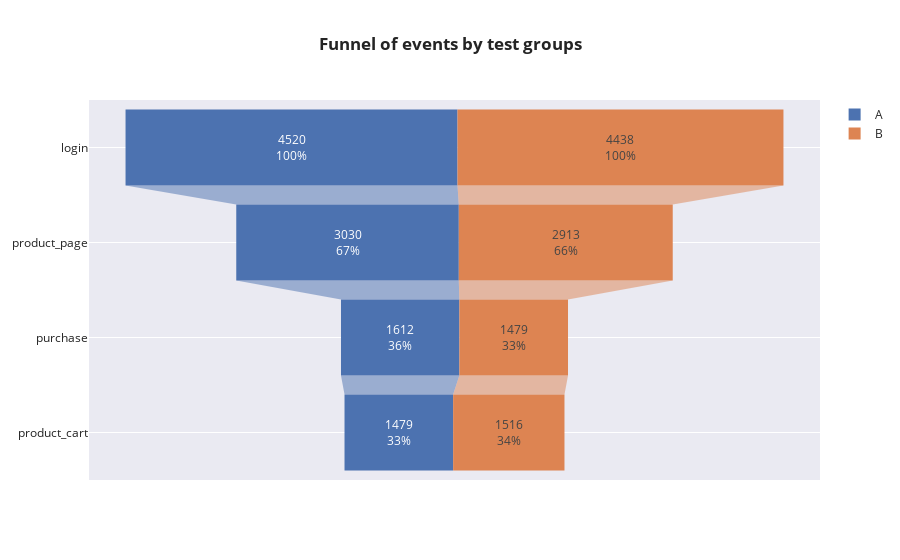

The notebook cell saved with this chart:
### Markdown cell above
- Let's do a similar study for the interface test

### Code cell
fig = go.Figure(go.Funnel(
    name='A',
    y = event_group_pivot_interface['event_name'],
    x = event_group_pivot_interface['A'],
    textinfo = 'value+percent initial'))

fig.add_trace(go.Funnel(
    name='B',
    y = event_group_pivot_interface['event_name'],
    x = event_group_pivot_interface['B'],
    textinfo = 'value+percent initial'))

fig.update_layout(template='seaborn',
                  title='<b>Funnel of events by test groups</b>')

fig.show()

### Figure 1 — Plotly figure (JSON) as saved in the notebook; plotly's stock layout.template omitted (floating-point values rounded to 4 significant figures)
{"data": [{"name": "A", "textinfo": "value+percent initial", "type": "funnel", "x": [4520, 3030, 1612, 1479], "y": ["login", "product_page", "purchase", "product_cart"]}, {"name": "B", "textinfo": "value+percent initial", "type": "funnel", "x": [4438, 2913, 1479, 1516], "y": ["login", "product_page", "purchase", "product_cart"]}], "layout": {"title": {"text": "<b>Funnel of events by test groups</b>"}}}
